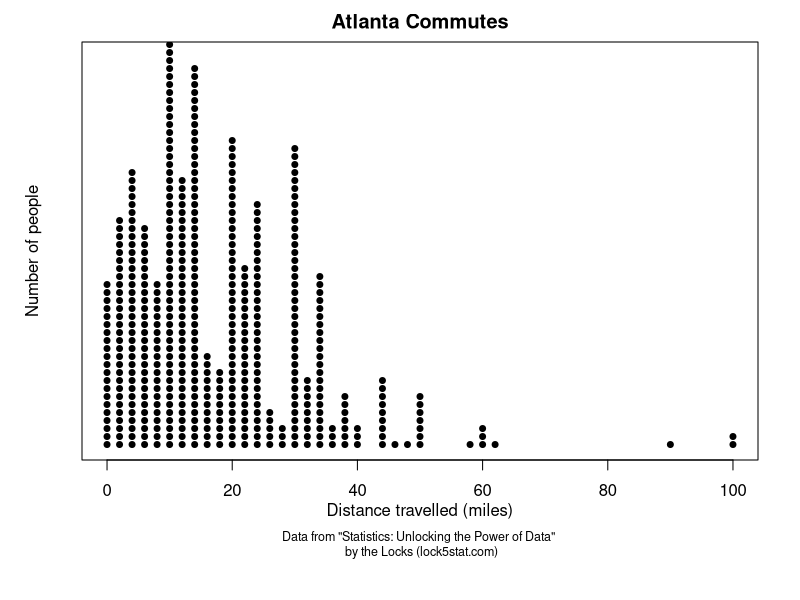

The R source for this figure: (Note: this script raises an error after producing the figure.)
############################################################################
# This is free and unencumbered software released into the public domain.
#
# Anyone is free to copy, modify, publish, use, compile, sell, or
# distribute this software, either in source code form or as a compiled
# binary, for any purpose, commercial or non-commercial, and by any
# means.
#
# In jurisdictions that recognize copyright laws, the author or authors
# of this software dedicate any and all copyright interest in the
# software to the public domain. We make this dedication for the benefit
# of the public at large and to the detriment of our heirs and
# successors. We intend this dedication to be an overt act of
# relinquishment in perpetuity of all present and future rights to this
# software under copyright law.
#
# THE SOFTWARE IS PROVIDED "AS IS", WITHOUT WARRANTY OF ANY KIND,
# EXPRESS OR IMPLIED, INCLUDING BUT NOT LIMITED TO THE WARRANTIES OF
# MERCHANTABILITY, FITNESS FOR A PARTICULAR PURPOSE AND NONINFRINGEMENT.
# IN NO EVENT SHALL THE AUTHORS BE LIABLE FOR ANY CLAIM, DAMAGES OR
# OTHER LIABILITY, WHETHER IN AN ACTION OF CONTRACT, TORT OR OTHERWISE,
# ARISING FROM, OUT OF OR IN CONNECTION WITH THE SOFTWARE OR THE USE OR
# OTHER DEALINGS IN THE SOFTWARE.
#
# For more information, please refer to <http://unlicense.org/>
############################################################################


# Chapter 3

library(dplyr)
library(forcats)
library(svglite)
library(hexbin)
library(MASS)
# prevent dplyr-MASS conflict
select <- dplyr::select


# Atlanta Commutes
ac<-readr::read_csv('CommuteAtlanta.csv')
storepar<-par() # store graphics parameters

# stripchart / dotplot
drawstripchart<-function() {
  par(mai=c(1.4,0.82,0.42,0.42)) # extra bottom margin
  par(mgp=c(2,1,0)) # move x-axis label up a bit
  stripchart(2*floor((ac$Distance)/2), method = "stack",
             offset = .5, pch = 19, at=0, cex=0.8, ylim=c(0,60),
             main="Atlanta Commutes",
             xlab="Distance travelled (miles)", ylab="Number of people")
  mtext(text="Data from \"Statistics: Unlocking the Power of Data\" \n by the Locks (lock5stat.com)",
        side=1,line=4,cex=0.75)
  #axis(side=2,at=c(0,10,20,30,40,50))
  par(mai=storepar$mai)
  par(mgp=storepar$mgp)
}
svglite::svglite('3-stripchart-dotplot.svg')
drawstripchart()
dev.off()
png('3-stripchart-dotplot.png')
drawstripchart()
dev.off()


# histogram
drawhisto<-function(b) {
  par(mai=c(1.4,0.82,0.42,0.42)) # extra bottom margin
  par(mgp=c(2,1,0)) # move x-axis label up a bit
  hist(ac$Distance, breaks=b, main="Atlanta Commutes",
       xlab="Distance travelled (miles)", ylab="Number of people",
       col='#565656')
  mtext(text="Data from \"Statistics: Unlocking the Power of Data\" \n by the Locks (lock5stat.com)",
        side=1,line=4,cex=0.75)
  par(mai=storepar$mai)
  par(mgp=storepar$mgp)
}
svglite::svglite('3-histogram-20.svg'); drawhisto(20); dev.off()
svglite::svglite('3-histogram-10.svg'); drawhisto(10); dev.off()
svglite::svglite('3-histogram-50.svg'); drawhisto(50); dev.off()



# density plot
drawdens<-function(maxdens) {
  storepar<-par() # store graphics parameters
  par(mai=c(1.4,0.82,0.42,0.42)) # extra bottom margin
  par(mgp=c(2,1,0)) # move x-axis label up a bit
  plot(density(ac$Distance,bw="SJ"), main="Atlanta Commutes",
       yaxs='i',ylim=c(0,maxdens),
       cex.lab=1.3,cex.main=1.2,cex.axis=1.2,
       xlab="Distance travelled (miles)", ylab="Probability density")
  mtext(text="Data from \"Statistics: Unlocking the Power of Data\" \n by the Locks (lock5stat.com)",
        side=1,line=4,cex=1)
  par(mai=storepar$mai)
  par(mgp=storepar$mgp)
}
svglite::svglite('3-kernel-density.svg')
  drawdens(0.04)
dev.off()



# compare 2 cities
# the heatmap is adapted from hrbrmstr's blog
atl<-ac$Distance
nyc<-atl*(0.4+as.numeric((1:500)>400))
Distance<-c(atl,nyc)
City<-as.factor(rep(c('Atlanta','New York'),each=500))
comm<-data.frame(Distance=Distance,City=City)
library(ggplot2)
library(viridis)
svglite::svglite('3-compare-histo.svg')
  ggplot(comm,aes(x=Distance))+
    geom_histogram(binwidth=5)+
    theme_classic()+
    facet_grid(City~.)
dev.off()
comm2<-data.frame(Atlanta=atl,NYC=nyc)
svglite::svglite('3-compare-kernel.svg')
  ggplot(comm,aes(x=Distance))+
    geom_density(kernel="gaussian",aes(x=Distance,color=City))+
    theme_classic()
dev.off()
Count5<-c(61,73,93,64,63,38,50,29,3,11,7,1,4,0,0,0,0,0,1,0,2,
          183,114,108,24,25,14,4,9,8,6,1,1,3,0,0,0,0,0,0,0,0)
Distance5<-rep(seq(from=0,to=100,by=5),2)
City5<-as.factor(rep(c('Atlanta','New York'),each=21))
comm2<-data.frame(Distance=Distance5,Count=Count5,City=City5)
svglite::svglite('3-compare-heatmap.svg')
  ggplot(comm2,aes(x=Distance,y=City,fill=Count))+
    geom_tile(color="white", size=0.1)+
    scale_fill_viridis(name="Commuters")+
    theme_minimal()
dev.off()


# log-transformed kernel
ac$Distance<-sqrt(ac$Distance)
svglite::svglite('3-kernel-density-log.svg'); drawdens(0.25); dev.off()
# x-axis to be relabeled manually


# violin plot
trains<-read.csv('traindelays.csv',stringsAsFactors=FALSE)
ffour<-as.factor(as.character(trains$fourweek))
ffour<-fct_relabel(ffour,fun=function(x) {
  c("6 Apr to 3 May",
    "4 May to 31 May",
    "1 Jun to 28 Jun",
    "29 Jun to 26 Jul",
    "27 Jul to 23 Aug",
    "24 Aug to 20 Sep",
    "21 Sep to 18 Oct",
    "19 Oct to 15 Nov",
    "16 Nov to 13 Dec",
    "14 Dec to 10 Jan",
    "11 Jan to 7 Feb",
    "8 Feb to 7 Mar",
    "8 Mar to 5 April")[as.integer(x)] })
    ffweek<-trains$fourweek
season<-rep(' ',length(ffweek))
season[ffweek>8 & ffweek<13]<-'Winter'
season[ffweek==13 | ffweek<3]<-'Spring'
season[ffweek>2 & ffweek<6]<-'Summer'
season[ffweek>5 & ffweek<9]<-'Autumn'
trains$season<-forcats::fct_relevel(as.factor(sesason),
                                    "Spring","Summer","Autumn","Winter")
svglite::svglite('3-violin.svg')
ggplot2::ggplot(trains,aes(season,london_se)) +
  geom_violin(scale="area",fill="#4682b4") +
  theme_bw() +
  expand_limits(y=0.62)
dev.off()



# small multiple changes over time
x0<-rnorm(60,140,12)
x1<-x0+ifelse(x0>130,(130-x0)/4,0)+rnorm(60,0,5)
x2<-x1+ifelse(x1>130,(130-x1)/4,0)+rnorm(60,0,5)
x3<-x2+ifelse(x2>130,(130-x2)/4,0)+rnorm(60,0,5)
x4<-x3+ifelse(x3>130,(130-x3)/4,0)+rnorm(60,0,5)
quart<-cut(x0,quantile(x0,probs=c(0,0.25,0.5,0.75,1)),labels=FALSE)
x<-data.frame(pt=1:60,x0,x1,x2,x3,x4,quart)
x<-tidyr::gather(x,time,bp,-pt,-quart)
x$time<-as.numeric(stringr::str_sub(x$time,2))
for(j in 1:4) {
  x$thisq<-as.numeric(x$quart==j)
  x<-dplyr::arrange(x,thisq)
  svglite::svglite(paste0("3-small-change-",j,".svg"))
  plot(x$time,x$bp,col="white",xlab="Time",
       ylab=ifelse(j==1,"Systolic blood pressure (mmHg)",""))
  for(i in 1:60) {
    xx<-dplyr::filter(x,pt==i)
    lines(xx$time,xx$bp,
          col=ifelse(xx$quart==j,"#b62525aa","#88888888"),
          lwd=ifelse(xx$quart==j,2,1))
  }
  dev.off()
}


# scatterplot with marginal densities

# hexbin & contour
hb<-hexbin(iris$Sepal.Width,iris$Sepal.Length,xbins=20)
svglite::svglite('3-iris-hexbin.svg')
plot(hb)
dev.off()
svglite::svglite('3-iris-slice-density.svg')
slicedens(x=iris$Sepal.Width,y=iris$Sepal.Length,slices=12,yinc=0.05,
          lboost=0.03,gboost=0.4,fcol=rgb(0,0,0,200,maxColorValue=255),
          extend=TRUE,densopt=list(kernel="cosine",adjust=0.5))
dev.off()
petal.dens = kde2d(iris$Sepal.Width, iris$Sepal.Length)
svglite::svglite('3-iris-contour.svg')
contour(petal.dens,drawlabels=FALSE,ylab='Sepal Length',xlab='Sepal Width')
dev.off()




# use and abuse of axes

x<-1:4
y<-c(31,30.3,31.9,26)
svglite::svglite('3-abuse1.svg')
plot(x,y,ylim=c(0,35),xlim=c(0.5,4.5),xaxt='n',yaxs='i',bty='n',
     cex=1.4,cex.axis=1.5,cex.lab=1.5)
axis(side=1,at=0:5,cex.axis=1.5)
lines(x,y,lwd=2)
dev.off()
svglite::svglite('3-abuse2.svg')
plot(x,y,ylim=c(24,35),xlim=c(0.5,4.5),xaxt='n',yaxs='i',bty='n',
     cex=1.4,cex.axis=1.5,cex.lab=1.5)
axis(side=1,at=0:5,cex.axis=1.5)
lines(x,y,lwd=2)
dev.off()
y<-c(31,30.3,31.9,6)
svglite::svglite('3-abuse3.svg')
plot(x,y,ylim=c(0,35),xlim=c(0.5,4.5),xaxt='n',yaxs='i',bty='n',
     cex=1.4,cex.axis=1.5,cex.lab=1.5)
axis(side=1,at=0:5,cex.axis=1.5)
lines(x,y,lwd=2)
dev.off()
y<-c(31,30.3,31.9,26)
svglite::svglite('3-abuse4.svg',width=10,height=10) # needs manual tweaking
plot(x,y,ylim=c(20,35),xlim=c(0.5,4.5),xaxt='n',yaxs='i',bty='n',
     cex=1.4,cex.axis=1.5,cex.lab=1.5)
axis(side=1,at=0:5,cex.axis=1.5)
lines(x,y,lwd=2)
dev.off()
